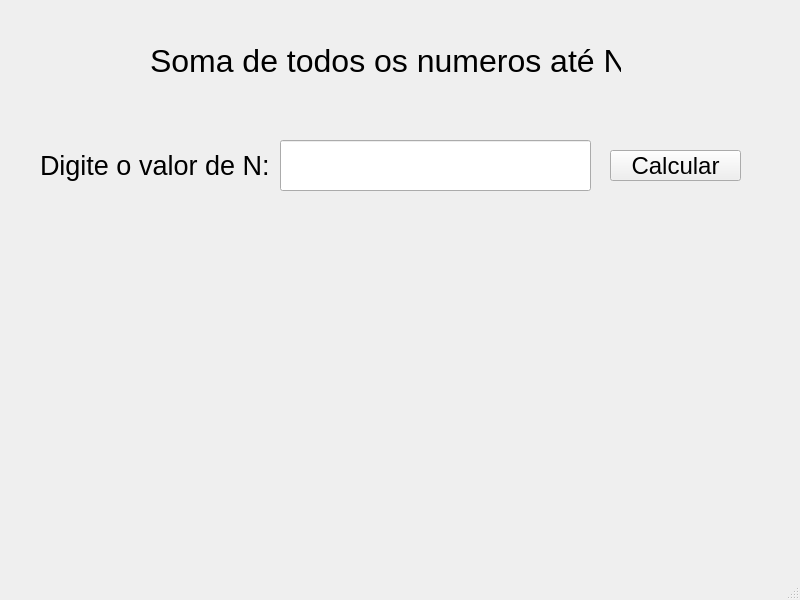
<?xml version="1.0" encoding="UTF-8"?>
<ui version="4.0">
 <class>MainWindow</class>
 <widget class="QMainWindow" name="MainWindow">
  <property name="geometry">
   <rect>
    <x>0</x>
    <y>0</y>
    <width>800</width>
    <height>600</height>
   </rect>
  </property>
  <property name="windowTitle">
   <string>MainWindow</string>
  </property>
  <widget class="QWidget" name="centralwidget">
   <widget class="QLabel" name="label">
    <property name="geometry">
     <rect>
      <x>150</x>
      <y>40</y>
      <width>471</width>
      <height>41</height>
     </rect>
    </property>
    <property name="font">
     <font>
      <pointsize>24</pointsize>
     </font>
    </property>
    <property name="text">
     <string>Soma de todos os numeros até N</string>
    </property>
   </widget>
   <widget class="QLabel" name="label_2">
    <property name="geometry">
     <rect>
      <x>40</x>
      <y>150</y>
      <width>231</width>
      <height>31</height>
     </rect>
    </property>
    <property name="font">
     <font>
      <pointsize>20</pointsize>
     </font>
    </property>
    <property name="text">
     <string>Digite o valor de N:</string>
    </property>
   </widget>
   <widget class="QLineEdit" name="lineEdit">
    <property name="geometry">
     <rect>
      <x>280</x>
      <y>140</y>
      <width>311</width>
      <height>51</height>
     </rect>
    </property>
    <property name="font">
     <font>
      <pointsize>20</pointsize>
     </font>
    </property>
   </widget>
   <widget class="QPushButton" name="pushButton">
    <property name="geometry">
     <rect>
      <x>610</x>
      <y>150</y>
      <width>131</width>
      <height>31</height>
     </rect>
    </property>
    <property name="font">
     <font>
      <pointsize>18</pointsize>
     </font>
    </property>
    <property name="text">
     <string>Calcular</string>
    </property>
   </widget>
   <widget class="QLabel" name="label_res">
    <property name="geometry">
     <rect>
      <x>100</x>
      <y>270</y>
      <width>611</width>
      <height>201</height>
     </rect>
    </property>
    <property name="font">
     <font>
      <pointsize>16</pointsize>
     </font>
    </property>
    <property name="text">
     <string/>
    </property>
   </widget>
  </widget>
  <widget class="QMenuBar" name="menubar">
   <property name="geometry">
    <rect>
     <x>0</x>
     <y>0</y>
     <width>800</width>
     <height>21</height>
    </rect>
   </property>
  </widget>
  <widget class="QStatusBar" name="statusbar"/>
 </widget>
 <resources/>
 <connections/>
</ui>
